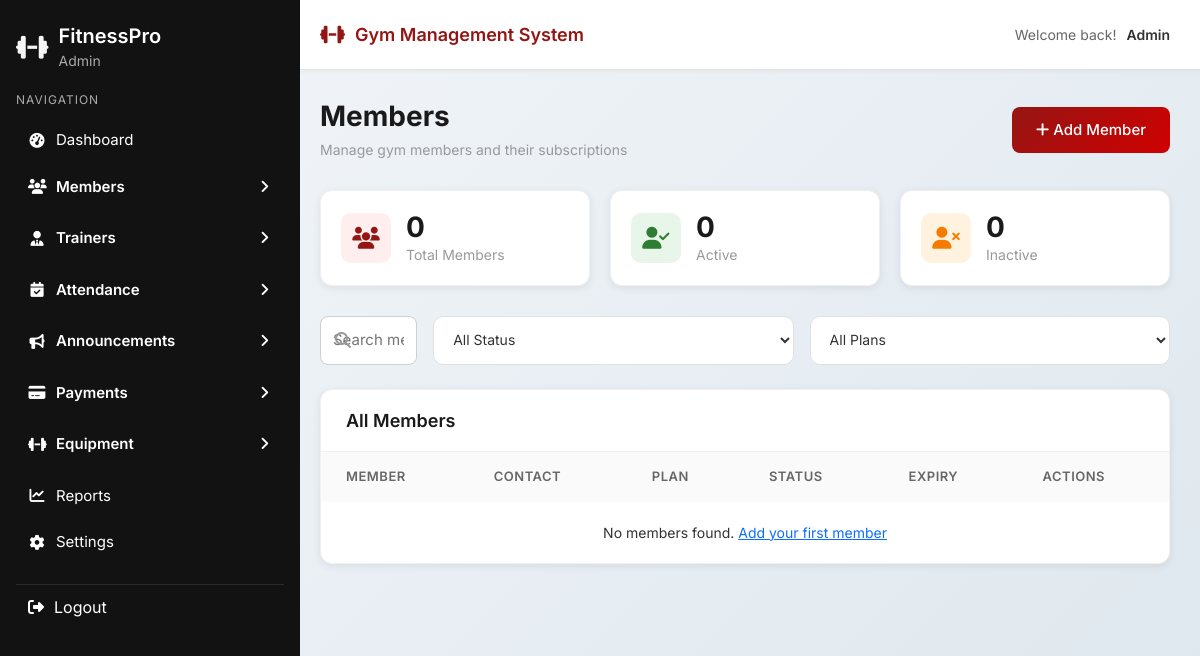
/admin1/members.php, run on an earlier commit of the app's database.
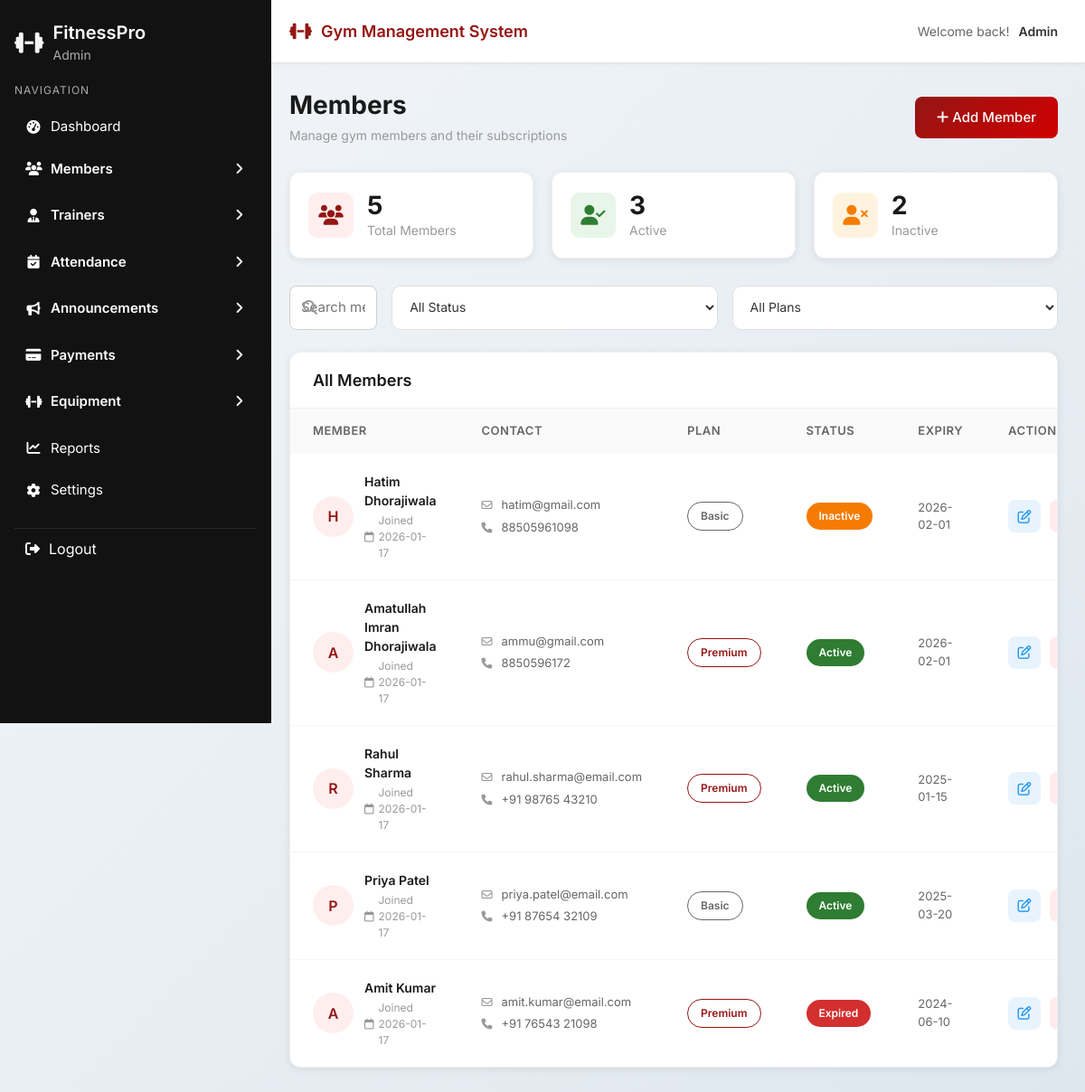
And on a later commit of the database.
### tables this page shows
CREATE TABLE `members` (
  `id` int(11) NOT NULL,
  `full_name` varchar(100) NOT NULL,
  `email` varchar(100) NOT NULL,
  `phone` varchar(20) NOT NULL,
  `dob` date NOT NULL,
  `gender` enum('Male','Female','Other') NOT NULL,
  `address` text NOT NULL,
  `membership_type` varchar(50) NOT NULL,
  `start_date` date NOT NULL,
  `end_date` date NOT NULL,
  `duration` varchar(20) NOT NULL,
  `membership_status` enum('Active','Inactive','Expired') DEFAULT 'Active',
  `fitness_level` enum('Beginner','Medium','Advanced') DEFAULT 'Beginner',
  `created_at` timestamp NOT NULL DEFAULT current_timestamp(),
  `updated_at` timestamp NOT NULL DEFAULT current_timestamp() ON UPDATE current_timestamp()
);

### admin1/members.php (the view, shortened to what this page needs)
<?php
require_once '../dbcon.php';
$page = 'members.php';
$sql = "SELECT * FROM members ORDER BY created_at DESC";
$result = mysqli_query($conn, $sql);
$members = [];
if (mysqli_num_rows($result) > 0) {
    while($row = mysqli_fetch_assoc($result)) {
        $members[] = $row;
    }
}
$total_members = count($members);
$active_members = 0;
$inactive_members = 0;
foreach ($members as $member) {
    if ($member['membership_status'] === 'Active') {
        $active_members++;
    } else {
        $inactive_members++;
    }
}
?>
<!DOCTYPE html>
<html lang="en">
<head>
  <link href="https://cdn.jsdelivr.net/npm/bootstrap@5.3.2/dist/css/bootstrap.min.css" rel="stylesheet">
  <link rel="stylesheet" href="https://cdnjs.cloudflare.com/ajax/libs/font-awesome/6.5.1/css/all.min.css">
  <link rel="stylesheet" href="../css/sidebar.css">
  <link rel="stylesheet" href="../css/common.css">
</head>
<body>
<?php include '../layout/header.php'; ?>
<?php include '../layout/sidebar.php'; ?>
<div class="main-wrapper">
  <div class="main-content">
    <div class="page-header">
      <div class="d-flex justify-content-between align-items-center">
        <div>
          <h1 class="page-title">Members</h1>
          <p class="page-subtitle">Manage gym members and their subscriptions</p>
        </div>
        <a href="member-entry.php" class="btn app-btn-primary">
          <i class="fa-solid fa-plus"></i> Add Member
        </a>
      </div>
    </div>
    <div class="stats-grid">
      <div class="stat-card">
        <div class="stat-icon total">
          <i class="fa-solid fa-users"></i>
        </div>
        <div class="stat-info">
          <h3><?= $total_members ?></h3>
          <p>Total Members</p>
        </div>
      </div>
      <div class="stat-card">
        <div class="stat-icon active">
          <i class="fa-solid fa-user-check"></i>
        </div>
        <div class="stat-info">
          <h3><?= $active_members ?></h3>
          <p>Active</p>
        </div>
      </div>
      <div class="stat-card">
        <div class="stat-icon inactive">
          <i class="fa-solid fa-user-xmark"></i>
        </div>
        <div class="stat-info">
          <h3><?= $inactive_members ?></h3>
          <p>Inactive</p>
        </div>
      </div>
    </div>
    <div class="d-flex gap-3 mb-4">
      <div class="search-box flex-grow-1">
        <i class="fa-solid fa-magnifying-glass"></i>
        <input type="text" id="searchInput" placeholder="Search members by name, email or phone...">
      </div>
      <select class="filter-select" id="statusFilter">
        <option value="">All Status</option>
      </select>
      <select class="filter-select" id="planFilter">
        <option value="">All Plans</option>
      </select>
    </div>
    <div class="members-table-container">
      <div class="table-header">
        <h3>All Members</h3>
      </div>
      <table class="members-table">
        <thead>
          <tr>
            <th>Member</th>
            <th>Contact</th>
            <th>Plan</th>
            <th>Status</th>
            <th>Expiry</th>
            <th>Actions</th>
          </tr>
        </thead>
        <tbody id="membersTableBody">
          <?php if (count($members) > 0): ?>
            <?php foreach ($members as $member):
              $initial = strtoupper(substr($member['full_name'], 0, 1));
              $plan_type = explode(' - ', $member['membership_type'])[0];
            ?>
            <tr data-member-id="<?= $member['id'] ?>"
                data-status="<?= strtolower($member['membership_status']) ?>"
                data-plan="<?= strtolower($plan_type) ?>">
              <td>
                <div class="member-cell">
                  <div class="member-avatar"><?= $initial ?></div>
                  <div class="member-info">
                    <span class="name"><?= htmlspecialchars($member['full_name']) ?></span>
                    <span class="joined">
                      <i class="fa-regular fa-calendar"></i>
                      Joined <?= date('Y-m-d', strtotime($member['created_at'])) ?>
                    </span>
                  </div>
                </div>
              </td>
              <td>
                <div class="contact-cell">
                  <div class="email">
                    <i class="fa-regular fa-envelope"></i>
                    <?= htmlspecialchars($member['email']) ?>
                  </div>
                  <div class="phone">
                    <i class="fa-solid fa-phone"></i>
                    <?= htmlspecialchars($member['phone']) ?>
                  </div>
                </div>
              </td>
              <td>
                <span class="plan-badge <?= strtolower($plan_type) ?>">
                  <?= htmlspecialchars($plan_type) ?>
                </span>
              </td>
              <td>
                <span class="status-badge <?= strtolower($member['membership_status']) ?>">
                  <?= htmlspecialchars($member['membership_status']) ?>
                </span>
              </td>
              <td>
                <div class="expiry-date">
                  <?= date('Y-m-d', strtotime($member['end_date'])) ?>
                </div>
              </td>
              <td>
                <div class="action-buttons">
                  <button class="btn-action edit" onclick='openEditModal(<?= json_encode($member) ?>)' title="Edit Member">
                    <i class="fa-regular fa-pen-to-square"></i>
                  </button>
                  <button class="btn-action delete" onclick="deleteMember(<?= $member['id'] ?>, '<?= htmlspecialchars($member['full_name']) ?>')" title="Delete Member">
                  </button>
                </div>
              </td>
            </tr>
            <?php endforeach; ?>
          <?php else: ?>
            <tr>
              <td colspan="6" class="text-center">No members found. <a href="member-entry.php">Add your first member</a></td>
            </tr>
          <?php endif; ?>
        </tbody>
      </table>
    </div>
  </div>
</div>
</body>
</html>

### layout/header.php (shortened to what this page needs)
<!DOCTYPE html>
<html lang="en">
<head>
  <link href="https://cdn.jsdelivr.net/npm/bootstrap@5.3.2/dist/css/bootstrap.min.css" rel="stylesheet">
  <link rel="stylesheet" href="https://cdnjs.cloudflare.com/ajax/libs/font-awesome/6.5.1/css/all.min.css">
  <link rel="stylesheet" href="../assets/css/sidebar.css">
  <link rel="stylesheet" href="../assets/css/common.css">
</head>
<body>
<div class="top-header">
  <div class="header-left">
    <h1 class="header-title">
      <i class="fa-solid fa-dumbbell"></i>
      Gym Management System
    </h1>
  </div>
  <div class="header-right">
    <span class="welcome-text">Welcome back!</span>
    <span class="user-role"><?= isset($_SESSION['role']) ? ucfirst($_SESSION['role']) : 'Admin' ?></span>
  </div>
</div>

### layout/sidebar.php (shortened to what this page needs)
<?php
$user_role = isset($_SESSION['role']) ? $_SESSION['role'] : 'guest';
$menus = [
    'admin' => [
        'dashboard' => true,
        'members' => true,
        'trainers' => true,
        'attendance' => true,
        'announcements' => true,
        'payments' => true,
        'equipment' => true,
        'reports' => true,
        'settings' => true
    ],
    'trainer' => [
        'dashboard' => true,
        'assigned_members' => true,
        'attendance' => true,
        'announcements' => true,
        'reports' => false
    ],
    'receptionist' => [
        'dashboard' => true,
        'members' => true,
        'attendance' => true,
        'announcements' => true
    ],
    'accountant' => [
        'dashboard' => true,
        'payments' => true,
        'reports' => true,
        'members' => true
    ],
    'customer' => [
        'dashboard' => true,
        'my_profile' => true,
        'my_attendance' => true,
        'my_workout' => true,
        'announcements' => true
    ]
];
$user_menu = isset($menus[$user_role]) ? $menus[$user_role] : $menus['guest'];
?>
<aside class="sidebar">
  <div class="brand">
    <i class="fas fa-dumbbell logo"></i>
    <div class="brand-text">
      <h2>FitnessPro</h2>
      <p><?= ucfirst($user_role) ?></p>
    </div>
  </div>
  <div class="nav-section">
    <p class="nav-title">Navigation</p>
    <ul class="nav-list">
      <?php if (isset($user_menu['dashboard']) && $user_menu['dashboard']): ?>
      <li class="<?php if($page=='dashboard'){ echo 'active'; }?>">
        <a href="index.php"><i class="fas fa-tachometer-alt"></i><span>Dashboard</span></a>
      </li>
      <?php endif; ?>
      <?php if (isset($user_menu['members']) && $user_menu['members']): ?>
      <li class="submenu">
        <label for="members-menu" class="submenu-label">
          <i class="fas fa-users"></i><span>Members</span>
        </label>
      </li>
      <?php endif; ?>
      <?php if (isset($user_menu['trainers']) && $user_menu['trainers']): ?>
      <li class="submenu">
        <label for="trainers-menu" class="submenu-label">
          <i class="fas fa-user-tie"></i><span>Trainers</span>
        </label>
      </li>
      <?php endif; ?>
      <?php if (isset($user_menu['attendance']) && $user_menu['attendance']): ?>
      <li class="submenu">
        <label for="attendance-menu" class="submenu-label">
          <i class="fas fa-calendar-check"></i><span>Attendance</span>
        </label>
      </li>
      <?php endif; ?>
      <?php if (isset($user_menu['announcements']) && $user_menu['announcements']): ?>
      <li class="submenu">
        <label for="announcements-menu" class="submenu-label">
          <i class="fas fa-bullhorn"></i><span>Announcements</span>
        </label>
      </li>
      <?php endif; ?>
      <?php if (isset($user_menu['payments']) && $user_menu['payments']): ?>
      <li class="submenu">
        <label for="payments-menu" class="submenu-label">
          <i class="fas fa-credit-card"></i><span>Payments</span>
        </label>
      </li>
      <?php endif; ?>
      <?php if (isset($user_menu['equipment']) && $user_menu['equipment']): ?>
      <li class="submenu">
        <label for="equipment-menu" class="submenu-label">
          <i class="fas fa-dumbbell"></i><span>Equipment</span>
        </label>
      </li>
      <?php endif; ?>
      <?php if (isset($user_menu['reports']) && $user_menu['reports']): ?>
      <li class="<?php if($page=='reports'){ echo 'active'; }?>">
        <a href="reports.php"><i class="fas fa-chart-line"></i><span>Reports</span></a>
      </li>
      <?php endif; ?>
      <?php if (isset($user_menu['settings']) && $user_menu['settings']): ?>
      <li class="<?php if($page=='settings'){ echo 'active'; }?>">
        <a href="settings.php"><i class="fas fa-cog"></i><span>Settings</span></a>
      </li>
      <?php endif; ?>
    </ul>
  </div>
   <a href="../auth/logout.php" class="logout">
    <i class="fas fa-sign-out-alt"></i><span>Logout</span>
  </a>
</aside>

### css/sidebar.css (style rules this page uses)
.sidebar *:not(i):not(.fa):not([class^="fa-"]) { font-family: 'Inter', sans-serif; }
:root { --sidebar-bg: #121212; --hover-bg: #1e1e1e; --active-color: #941614; --text-light: #ffffff; }
.sidebar { width: 25%; background-color: var(--sidebar-bg); color: var(--text-light); padding: 24px 16px; height: 100vh; position: fixed; top: 0; left: 0; overflow-y: auto; }
.sidebar { -ms-overflow-style: none; scrollbar-width: none; }
.brand { display: flex; align-items: center; gap: 10px; margin-bottom: 10px; }
.brand .logo { font-size: 26px; color: #f5f5f5; }
.brand-text h2 { font-size: 20px; font-weight: 600; color: #fff; margin: 0; }
.brand-text p { font-size: 14px; color: #aaa; margin-top: 2px; margin-bottom: 0; }
.nav-section { margin-top: 20px; }
.nav-title { font-size: 12px; color: #aaa; letter-spacing: 1px; text-transform: uppercase; margin-bottom: 10px; }
.nav-list { list-style: none; margin: 0; padding: 0; }
.nav-list > li { position: relative; border-radius: 4px; overflow: hidden; margin-bottom: 4px; }
.nav-list li > a, .submenu-label { display: flex; align-items: center; padding: 10px 12px; color: #fff; font-size: 15px; text-decoration: none; transition: background 0.3s; cursor: pointer; }
.nav-list li > a i, .submenu-label i { margin-right: 10px; width: 18px; text-align: center; }
.submenu-label { position: relative; }
.submenu-label::after { content: "\f105"; font-family: "Font Awesome 6 Free"; font-weight: 900; position: absolute; right: 15px; transition: transform 0.3s; }
.logout { display: flex; align-items: center; gap: 10px; color: #fff; padding: 10px 12px; cursor: pointer; border-top: 1px solid #2a2a2a; margin-top: 20px; text-decoration: none; transition: background 0.3s; }

What changed in the data, as far as the page shows it:
added members: full_name "H", full_name "Hatim Dhorajiwala", created_at "2026-01-17", email "hatim@gmail.com", phone "88505961098", membership_type "Basic", membership_status "Inactive", end_date "2026-02-01"
added members: full_name "A", full_name "Amatullah Imran Dhorajiwala", created_at "2026-01-17", email "ammu@gmail.com", phone "8850596172", membership_type "Premium", membership_status "Active", end_date "2026-02-01"
added members: full_name "R", full_name "Rahul Sharma", created_at "2026-01-17", email "rahul.sharma@email.com", phone "+91 98765 43210", membership_type "Premium", membership_status "Active", end_date "2025-01-15"
added members: full_name "P", full_name "Priya Patel", created_at "2026-01-17", email "priya.patel@email.com", phone "+91 87654 32109", membership_type "Basic", membership_status "Active", end_date "2025-03-20"
added members: full_name "A", full_name "Amit Kumar", created_at "2026-01-17", email "amit.kumar@email.com", phone "+91 76543 21098", membership_type "Premium", membership_status "Expired", end_date "2024-06-10"
Also different on the page:
$total_members: "0" → "5"
$active_members: "0" → "3"
$inactive_members: "0" → "2"
text no longer shown: "No members found. Add your first member"
